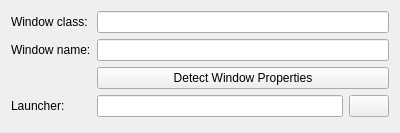
<?xml version="1.0" encoding="UTF-8"?>
<ui version="4.0">
 <class>LauncherProperties</class>
 <widget class="QWidget" name="LauncherProperties">
  <property name="geometry">
   <rect>
    <x>0</x>
    <y>0</y>
    <width>400</width>
    <height>133</height>
   </rect>
  </property>
  <property name="windowTitle">
   <string>Form</string>
  </property>
  <layout class="QFormLayout" name="formLayout">
   <item row="0" column="0">
    <widget class="QLabel" name="label">
     <property name="text">
      <string>Window class:</string>
     </property>
    </widget>
   </item>
   <item row="0" column="1">
    <widget class="KLineEdit" name="classClass"/>
   </item>
   <item row="1" column="0">
    <widget class="QLabel" name="label_2">
     <property name="text">
      <string>Window name:</string>
     </property>
    </widget>
   </item>
   <item row="1" column="1">
    <widget class="KLineEdit" name="className"/>
   </item>
   <item row="2" column="1">
    <widget class="KPushButton" name="detect">
     <property name="text">
      <string>Detect Window Properties</string>
     </property>
    </widget>
   </item>
   <item row="3" column="0">
    <widget class="QLabel" name="label_3">
     <property name="text">
      <string>Launcher:</string>
     </property>
    </widget>
   </item>
   <item row="3" column="1">
    <layout class="QHBoxLayout" name="horizontalLayout_2">
     <item>
      <widget class="KLineEdit" name="launcher"/>
     </item>
     <item>
      <widget class="KPushButton" name="browse"/>
     </item>
    </layout>
   </item>
  </layout>
 </widget>
 <customwidgets>
  <customwidget>
   <class>KLineEdit</class>
   <extends>QLineEdit</extends>
   <header>klineedit.h</header>
  </customwidget>
  <customwidget>
   <class>KPushButton</class>
   <extends>QPushButton</extends>
   <header>kpushbutton.h</header>
  </customwidget>
 </customwidgets>
 <tabstops>
  <tabstop>classClass</tabstop>
  <tabstop>className</tabstop>
  <tabstop>detect</tabstop>
  <tabstop>launcher</tabstop>
  <tabstop>browse</tabstop>
 </tabstops>
 <resources/>
 <connections/>
</ui>
